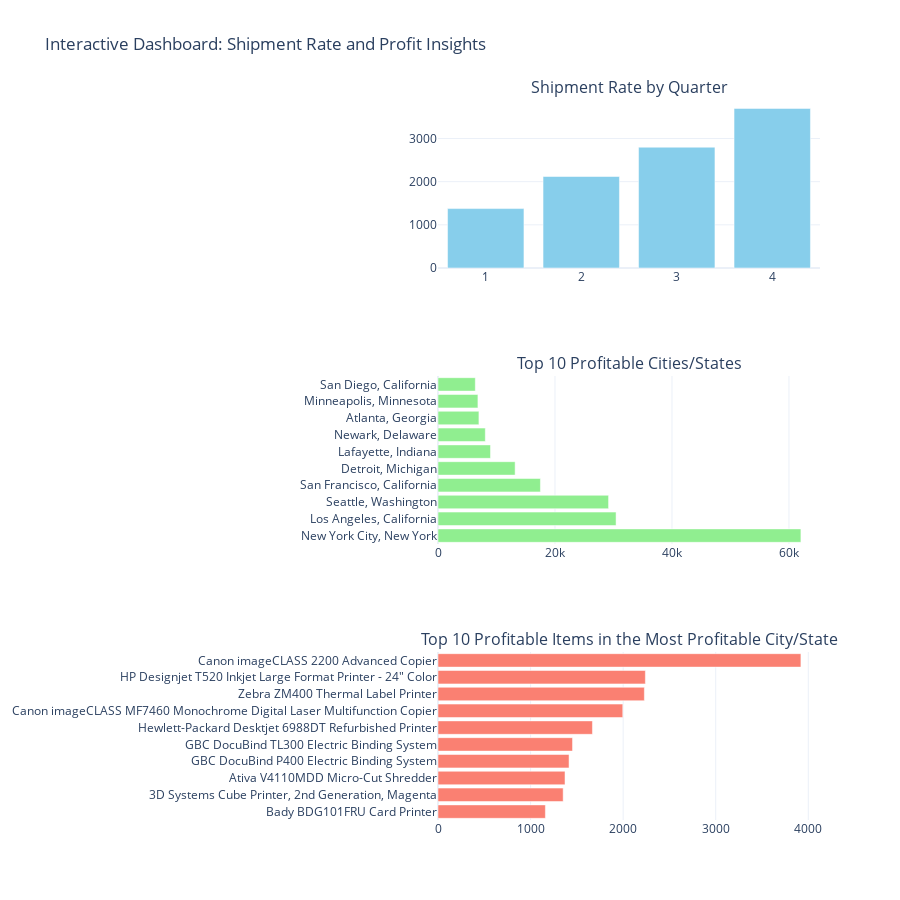

Notebook source saved alongside this figure:
### Code cell
import plotly.graph_objects as go
from plotly.subplots import make_subplots

# Data preparation for the dashboard
# Shipment rate by quarter (bar chart)
quarter_shipments_sorted = quarter_shipments.sort_values(by='Shipment_Count', ascending=False)

# Profit by city/state (horizontal bar chart)
city_state_profit_sorted = city_state_profit.sort_values(by='Total_Profit', ascending=False).head(10)

# Items contributing to the highest profit in the most profitable city/state (horizontal bar chart)
top_items_sorted = top_10_items_highest_profit.sort_values(by='Profit', ascending=True)

# Create the dashboard with subplots
fig = make_subplots(
    rows=3, cols=1,
    subplot_titles=(
        "Shipment Rate by Quarter",
        "Top 10 Profitable Cities/States",
        "Top 10 Profitable Items in the Most Profitable City/State"
    ),
    vertical_spacing=0.15
)

# Shipment rate by quarter
fig.add_trace(
    go.Bar(
        x=quarter_shipments_sorted['Quarter'],
        y=quarter_shipments_sorted['Shipment_Count'],
        marker_color='skyblue',
        name="Shipments by Quarter"
    ),
    row=1, col=1
)

# Profit by city/state
fig.add_trace(
    go.Bar(
        x=city_state_profit_sorted['Total_Profit'],
        y=city_state_profit_sorted['City'] + ", " + city_state_profit_sorted['State'],
        orientation='h',
        marker_color='lightgreen',
        name="Profit by City/State"
    ),
    row=2, col=1
)

# Top 10 profitable items in the most profitable city/state
fig.add_trace(
    go.Bar(
        x=top_items_sorted['Profit'],
        y=top_items_sorted['Product Name'],
        orientation='h',
        marker_color='salmon',
        name="Top Items by Profit"
    ),
    row=3, col=1
)

# Update layout
fig.update_layout(
    title="Interactive Dashboard: Shipment Rate and Profit Insights",
    height=900,
    showlegend=False,
    template="plotly_white"
)

# Show the interactive dashboard
fig.show()

### Figure 1 — Plotly figure (JSON) as saved in the notebook; plotly's stock layout.template omitted (floating-point values rounded to 4 significant figures)
{"data": [{"marker": {"color": "skyblue"}, "name": "Shipments by Quarter", "type": "bar", "x": [4, 3, 2, 1], "xaxis": "x", "y": [3698, 2799, 2120, 1377], "yaxis": "y"}, {"marker": {"color": "lightgreen"}, "name": "Profit by City/State", "orientation": "h", "type": "bar", "x": [62040.0, 30440.0, 29160.0, 17510.0, 13180.0, 8976.0, 8086.0, 6994.0, 6825.0, 6377.0], "xaxis": "x2", "y": ["New York City, New York", "Los Angeles, California", "Seattle, Washington", "San Francisco, California", "Detroit, Michigan", "Lafayette, Indiana", "Newark, Delaware", "Atlanta, Georgia", "Minneapolis, Minnesota", "San Diego, California"], "yaxis": "y2"}, {"marker": {"color": "salmon"}, "name": "Top Items by Profit", "orientation": "h", "type": "bar", "x": [1160.0, 1352.0, 1372.0, 1415.0, 1453.0, 1668.0, 1996.0, 2229.0, 2240.0, 3920.0], "xaxis": "x3", "y": ["Bady BDG101FRU Card Printer", "3D Systems Cube Printer, 2nd Generation, Magenta", "Ativa V4110MDD Micro-Cut Shredder", "GBC DocuBind P400 Electric Binding System", "GBC DocuBind TL300 Electric Binding System", "Hewlett-Packard Desktjet 6988DT Refurbished Printer", "Canon imageCLASS MF7460 Monochrome Digital Laser Multifunction Copier", "Zebra ZM400 Thermal Label Printer", "HP Designjet T520 Inkjet Large Format Printer - 24\" Color", "Canon imageCLASS 2200 Advanced Copier"], "yaxis": "y3"}], "layout": {"annotations": [{"font": {"size": 16}, "showarrow": false, "text": "Shipment Rate by Quarter", "x": 0.5, "xanchor": "center", "xref": "paper", "y": 1.0, "yanchor": "bottom", "yref": "paper"}, {"font": {"size": 16}, "showarrow": false, "text": "Top 10 Profitable Cities/States", "x": 0.5, "xanchor": "center", "xref": "paper", "y": 0.6167, "yanchor": "bottom", "yref": "paper"}, {"font": {"size": 16}, "showarrow": false, "text": "Top 10 Profitable Items in the Most Profitable City/State", "x": 0.5, "xanchor": "center", "xref": "paper", "y": 0.2333, "yanchor": "bottom", "yref": "paper"}], "height": 900, "showlegend": false, "title": {"text": "Interactive Dashboard: Shipment Rate and Profit Insights"}, "xaxis": {"anchor": "y", "domain": [0, 1]}, "xaxis2": {"anchor": "y2", "domain": [0, 1]}, "xaxis3": {"anchor": "y3", "domain": [0, 1]}, "yaxis": {"anchor": "x", "domain": [0.7667, 1.0]}, "yaxis2": {"anchor": "x2", "domain": [0.3833, 0.6167]}, "yaxis3": {"anchor": "x3", "domain": [0, 0.2333]}}}
